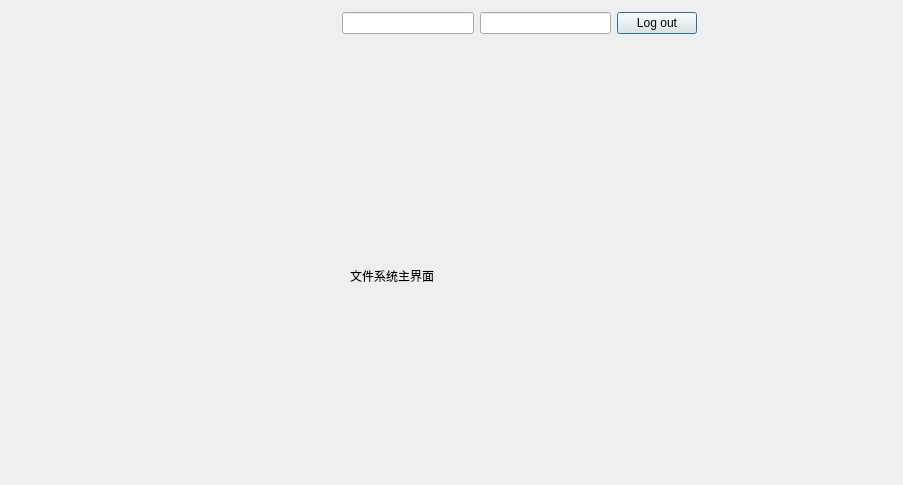
<?xml version="1.0" encoding="UTF-8"?>
<ui version="4.0">
 <class>filewindow</class>
 <widget class="QDialog" name="filewindow">
  <property name="geometry">
   <rect>
    <x>0</x>
    <y>0</y>
    <width>903</width>
    <height>485</height>
   </rect>
  </property>
  <property name="windowTitle">
   <string>File System - Acytoo</string>
  </property>
  <widget class="QLabel" name="label">
   <property name="geometry">
    <rect>
     <x>350</x>
     <y>210</y>
     <width>101</width>
     <height>131</height>
    </rect>
   </property>
   <property name="layoutDirection">
    <enum>Qt::LeftToRight</enum>
   </property>
   <property name="text">
    <string>文件系统主界面</string>
   </property>
  </widget>
  <widget class="QLabel" name="txt_user_label">
   <property name="geometry">
    <rect>
     <x>666</x>
     <y>13</y>
     <width>101</width>
     <height>20</height>
    </rect>
   </property>
   <property name="text">
    <string/>
   </property>
   <property name="alignment">
    <set>Qt::AlignRight|Qt::AlignTrailing|Qt::AlignVCenter</set>
   </property>
  </widget>
  <widget class="QWidget" name="">
   <property name="geometry">
    <rect>
     <x>342</x>
     <y>11</y>
     <width>355</width>
     <height>25</height>
    </rect>
   </property>
   <layout class="QGridLayout" name="gridLayout">
    <item row="0" column="0">
     <widget class="QLineEdit" name="lineEdit">
      <property name="sizePolicy">
       <sizepolicy hsizetype="Expanding" vsizetype="Maximum">
        <horstretch>0</horstretch>
        <verstretch>0</verstretch>
       </sizepolicy>
      </property>
     </widget>
    </item>
    <item row="0" column="1">
     <widget class="QLineEdit" name="lineEdit_2"/>
    </item>
    <item row="0" column="2">
     <widget class="QPushButton" name="btn_logout">
      <property name="text">
       <string>Log out</string>
      </property>
     </widget>
    </item>
   </layout>
  </widget>
 </widget>
 <resources/>
 <connections/>
</ui>
